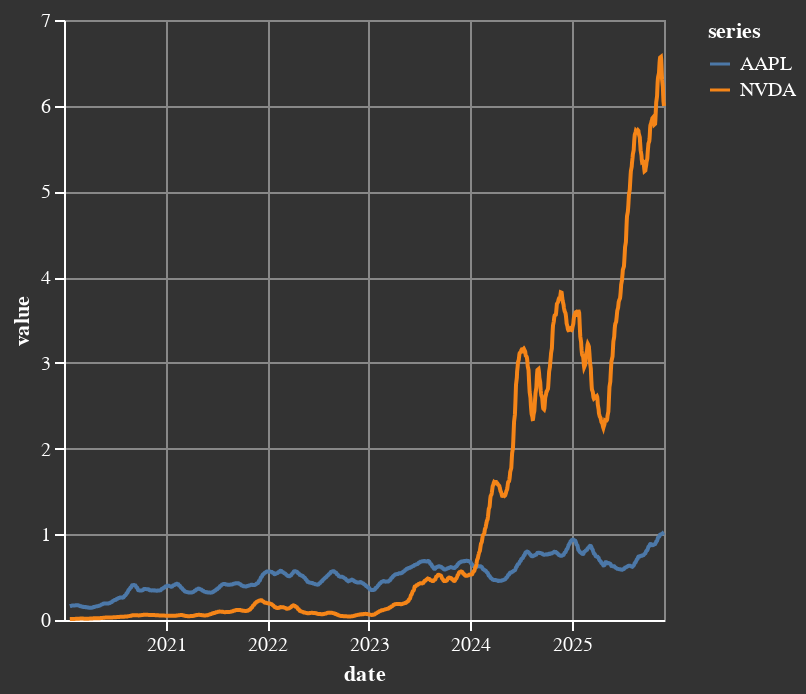

The cell this chart's notebook holds for it:
### Code cell
results.holdings.by_security[["AAPL", "NVDA"]].plot.line(smoothing=15)

### Figure 1 — Vega specification as saved in the notebook (floating-point values rounded to 4 significant figures; data arrays with more than 128 entries replaced by an {"elided": "..."} marker saying what was removed)
{"$schema": "https://vega.github.io/schema/vega/v5.json", "data": [{"name": "source_0", "values": {"elided": "2972 records"}, "transform": [{"type": "formula", "expr": "toDate(datum['date'])", "as": "date"}]}, {"name": "source_0_y_domain_value", "values": [{"min": 0.01267, "max": 6.571}]}, {"name": "source_0_color_domain_series", "values": [{"series": "AAPL"}, {"series": "NVDA"}]}], "marks": [{"type": "group", "name": "pathgroup", "from": {"facet": {"data": "source_0", "name": "faceted_path_main", "groupby": ["series"]}}, "encode": {"update": {"width": {"field": {"signal": null, "datum": null, "group": "width", "parent": null}}, "height": {"field": {"signal": null, "datum": null, "group": "height", "parent": null}}}}, "marks": [{"type": "line", "name": "marks", "from": {"data": "faceted_path_main"}, "sort": {"field": "x"}, "encode": {"update": {"stroke": {"field": "series", "scale": "color"}, "y": {"field": "value", "scale": "y"}, "defined": {"signal": "isValid(datum[\"date\"]) && isFinite(+datum[\"date\"]) && isValid(datum[\"value\"]) && isFinite(+datum[\"value\"])"}, "x": {"field": "date", "scale": "x"}, "tooltip": {"signal": "{\"series\": isValid(datum[\"series\"]) ? datum[\"series\"] : \"\"+datum[\"series\"], \"value\": format(datum[\"value\"], \"\"), \"date\": timeFormat(datum[\"date\"], '%b %d, %Y')}"}}}, "style": ["line"]}]}], "scales": [{"name": "x", "type": "time", "domain": {"data": "source_0", "field": "date"}, "range": [0, {"signal": "width"}]}, {"name": "y", "type": "linear", "domain": [{"signal": "(data(\"source_0_y_domain_value\")[0] || {}).min"}, {"signal": "(data(\"source_0_y_domain_value\")[0] || {}).max"}], "range": [{"signal": "height"}, 0], "zero": true, "nice": true}, {"name": "color", "type": "ordinal", "domain": {"data": "source_0_color_domain_series", "field": "series", "sort": true}, "range": "category"}], "axes": [{"scale": "x", "aria": false, "maxExtent": 0, "minExtent": 0, "grid": true, "tickCount": {"signal": "ceil(width/40)"}, "labels": false, "domain": false, "orient": "bottom", "ticks": false, "zindex": 0, "gridScale": "y"}, {"scale": "y", "orient": "left", "aria": false, "zindex": 0, "maxExtent": 0, "domain": false, "labels": false, "gridScale": "x", "grid": true, "minExtent": 0, "tickCount": {"signal": "ceil(height/40)"}, "ticks": false}, {"scale": "x", "labelFlush": true, "labelOverlap": true, "grid": false, "title": "date", "orient": "bottom", "zindex": 0, "tickCount": {"signal": "ceil(width/40)"}}, {"scale": "y", "orient": "left", "labelOverlap": true, "title": "value", "tickCount": {"signal": "ceil(height/40)"}, "zindex": 0, "grid": false}], "usermeta": {"embedOptions": {"theme": "dark"}}, "height": 300, "style": "cell", "config": {"axis": {"domainColor": "#fff", "gridColor": "#888", "tickColor": "#fff"}, "style": {"guide-label": {"fill": "#fff"}, "guide-title": {"fill": "#fff"}, "cell": {"stroke": "#888"}, "group-title": {"fill": "#fff"}}, "title": {"subtitleColor": "#fff"}}, "legends": [{"stroke": "color", "symbolType": "stroke", "title": "series"}], "padding": 5, "width": 300, "background": "#333"}
